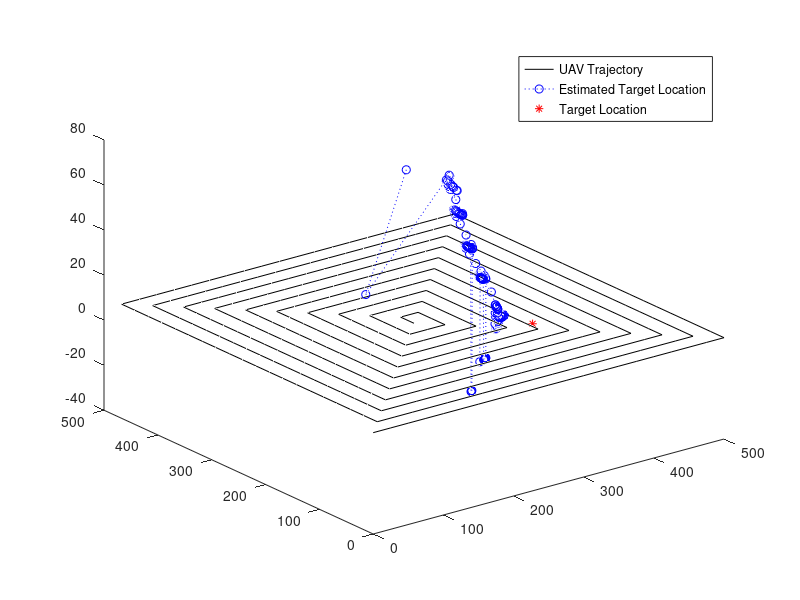

MATLAB code for this plot:
%%%%%%%%%%%%%%%%%%%%%%%%%%%%%%%%%%%%%%%%%%%%%%%%%%%%%%%%%%%%%%%%%%%%%%%%%
% Nonlinear Least Square Algorithm for 3D dimension
%%%%%%%%%%%%%%%%%%%%%%%%%%%%%%%%%%%%%%%%%%%%%%%%%%%%%%%%%%%%%%%%%%%%%%%%%
clear all; close all;
X_max = 500;                        % maximum x-domain offset from the origin [m]
Y_max = 500;                        % maximum y-domain offset from the origin [m]
Z_max = 50;

c = 299792458.0;                    % Speed of light in m/s
fc = 2400;                           % frequency (MHz)
Bc = 20e6;                          % Bandwidth (Hz)
P_Tx_dB = 33;                       % Transmission Power (dB)
G_t_dB = 0;                         % Antenna Gain (dBi)
N_0_dB = -174+10*log10(Bc) - 30;

de = [0];                 % distance error  vector

% variables for fmincon
lb = [0,0,0];
ub = [500,500,3];
A = [];
b = [];
Aeq = [];
beq = [];

step = 25;

tot_num_localization = 1;
while tot_num_localization <= 1

    est_T = [0 0 0 1000];        % estimated locatioin vector
    minima = 1000;

    % Target Location
    l_xt = randi([0, X_max],1,1);
    l_yt = randi([0, Y_max],1,1);
    l_zt = 1;
    l_TG = [l_xt l_yt l_zt]

    % Drone Location
    l_x = X_max / 2;
    l_y = Y_max / 2;
    l_z = 5;
    l_DR = [l_x, l_y, l_z]

    x_add_cnt = 0;
    y_add_cnt = 0;
    x_sub_cnt = 0;
    y_sub_cnt = 0;
    x_add = 0;
    x_sub = 0;
    y_add = 0;
    y_sub = 0;
    index = 1;

    dr_move = 1;

    while index <= Y_max/step
        if (y_add == 1 && x_add == 0)
            l_y = l_y + step;
            dr_move = dr_move + 1;
            y_add_cnt = y_add_cnt + 1;
            if (y_add_cnt == index)
                y_add_cnt = 0;
            end
        elseif (x_add == 1)
            l_x = l_x + step;
            dr_move = dr_move + 1;
            x_add_cnt = x_add_cnt + 1;
            if (x_add_cnt == index)
                x_add_cnt = 0;
                y_add = 0;
                x_add = 0;
                index = index + 1;
            end
        elseif (y_sub == 1 && x_sub == 0)
            l_y = l_y - step;
            dr_move = dr_move + 1;
            y_sub_cnt = y_sub_cnt + 1;
            if (y_sub_cnt == index)
                y_sub_cnt = 0;
            end
        elseif (x_sub == 1)
            l_x = l_x - step;
            dr_move = dr_move + 1;
            x_sub_cnt = x_sub_cnt + 1;
            if (x_sub_cnt == index)
                x_sub_cnt = 0;
                y_sub = 0;
                x_sub = 0;
                index = index + 1;
            end
        end

        if (rem(index,2) == 0)  % even
            if (y_sub == 0)
                y_sub = 1;
            elseif (x_sub == 0 && y_sub_cnt == 0)
                x_sub = 1;
            end
        else                    % odd
            if (y_add == 0)
                y_add = 1;
            elseif (x_add == 0 && y_add_cnt == 0)
                x_add = 1;
            end
        end

        l_DR = [l_DR; l_x, l_y, l_z];
        %% Measured Recevied Signal
        dist = sqrt(sum(abs([l_DR(:,1) l_DR(:,2) l_DR(:,3)] - l_TG).^2,2)) ;       % estimated distance
        PL_dB = 20*log10(fc) + 20*log10(dist) - 27.55; % free-space path loss

        r_sig_dB = G_t_dB + P_Tx_dB - PL_dB; % received signal power in dB
        r_sig_lin = sqrt(10.^(r_sig_dB/10)) ;

        % measured value
        N_0 = sqrt(10^(N_0_dB/10)*randn(1,1))';
        r_sig_tot = r_sig_lin + N_0 ;
        r_sig_tot_pw_dB = 10*log10(abs(r_sig_tot).^2)*0.9 ;

        %% Distance Estimation
        dist_meas = 10.^((P_Tx_dB + G_t_dB - r_sig_tot_pw_dB + 27.55 - 20*log10(fc))/20) ; % estimate distance by inverse expressions
        meas_PL_dB = 20*log10(fc) + 20*log10(dist_meas) - 27.55;

        %% Localization; RSSI based
        x0 = [l_x+0.01; l_y+0.02; l_z+0.03];
        % nonlinear
        fun = @(x)sum((20*log10(dist_meas) - 20*log10(sqrt(sum(abs([l_DR(:,1) l_DR(:,2) l_DR(:,3)] - [x(1) x(2) x(3)]).^2,2)))).^2)
        [x, fval] = fminunc(fun, x0)
        est_T = [est_T; x(1) x(2) x(3) fval];
        err_dist = sqrt(sum(est_T(size(est_T,1),1:3) - l_TG).^2);
    end
    de = [de; err_dist];        % for mean value of error distance
    tot_num_localization = tot_num_localization + 1;
end
c = newline
fprintf("Mean of Error distance");
mean(de(2:size(de)))

%% Plot
xlabel('X Position');
ylabel('Y Position');
plot3(l_DR(:,1), l_DR(:,2), l_DR(:,3), 'k-'); hold on;  % Drone Trajectory
plot3(est_T(2:size(est_T),1), est_T(2:size(est_T),2), est_T(2:size(est_T),3), 'b:o'); hold on;   % Estimated Location of the target
plot3(l_TG(1), l_TG(2), l_TG(3), 'r*');   % Target Location
legend('UAV Trajectory', 'Estimated Target Location', 'Target Location');